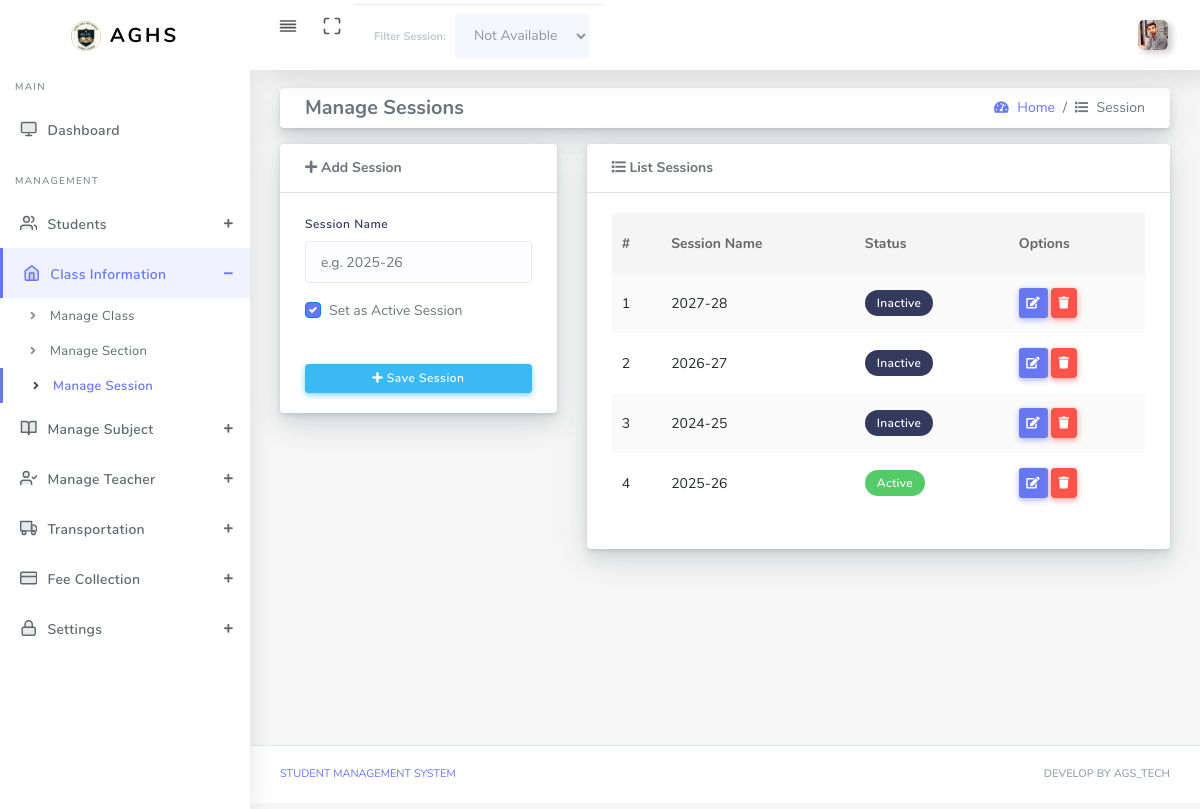
/manage-session.php (signed in), run on the app's committed database.
### tables this page shows
CREATE TABLE `school_settings` (
  `id` int(11) NOT NULL DEFAULT 1,
  `school_name` varchar(255) NOT NULL,
  `address` text DEFAULT NULL,
  `contact` varchar(20) DEFAULT NULL,
  `logo` varchar(255) DEFAULT NULL,
  `updated_at` timestamp NOT NULL DEFAULT current_timestamp() ON UPDATE current_timestamp(),
  PRIMARY KEY (`id`)
);

CREATE TABLE `academic_sessions` (
  `id` int(11) NOT NULL AUTO_INCREMENT,
  `session_name` varchar(50) NOT NULL,
  `is_active` tinyint(1) DEFAULT 0,
  PRIMARY KEY (`id`)
);

### manage-session.php (the view, shortened to what this page needs)
<?php
require_once 'auth.php';
$stmt_s = $pdo->query("SELECT * FROM academic_sessions ORDER BY id DESC");
$sessions_list = $stmt_s->fetchAll();
?>
<!DOCTYPE html>
<html lang="en">
<head>
  <link rel="stylesheet" href="assets/css/app.min.css">
  <link rel="stylesheet" href="assets/bundles/datatables/datatables.min.css">
  <link rel="stylesheet" href="assets/bundles/datatables/DataTables-1.10.16/css/dataTables.bootstrap4.min.css">
  <link rel="stylesheet" href="assets/css/style.css">
  <link rel="stylesheet" href="assets/css/components.css">
    <link rel="stylesheet" href="assets/css/custom.css">
</head>
<body>
  <div id="app">
    <div class="main-wrapper main-wrapper-1">
      <div class="navbar-bg"></div>
      <?php include 'include/navbar.php'; ?>
      <div class="main-sidebar sidebar-style-2">
        <?php include 'include/asidebar.php'; ?>
      </div>
      <div class="main-content">
        <section class="section">
          <div class="section-body">
            <div class="row bg-title">
              <div class="col-12">
                <div class="card mb-3">
                  <div class="card-body py-2 b-0">
                    <div class="d-flex flex-wrap align-items-center justify-content-between">
                      <div class="mb-2 mb-md-0">
                        <h5 class="page-title mb-0">Manage Sessions</h5>
                      </div>
                      <div>
                        <nav aria-label="breadcrumb">
                          <ol class="breadcrumb mb-0 bg-transparent p-0">
                            <li class="breadcrumb-item"><a href="#"><i class="fas fa-tachometer-alt"></i> Home</a></li>
                            <li class="breadcrumb-item active"><i class="fas fa-list"></i> Session</li>
                          </ol>
                        </nav>
                      </div>
                    </div>
                  </div>
                </div>
              </div>
            </div>
            <div class="row">
              <div class="col-sm-4">
                <div class="card">
                  <div class="card-header border-bottom">
                    <p class="mb-0 font-weight-bold"><i class="fa fa-plus"></i>&nbsp;Add Session</p>
                  </div>
                  <form method="POST" class="needs-validation" novalidate="">
                    <div class="card-body">
                      <div class="form-group">
                        <label>Session Name</label>
                        <input type="text" name="s_name" class="form-control" placeholder="e.g. 2025-26" required>
                      </div>
                      <div class="form-group mb-0">
                        <div class="custom-control custom-checkbox">
                          <label class="custom-control-label" for="is_active">Set as Active Session</label>
                        </div>
                      </div>
                    </div>
                    <div class="card-footer text-center">
                      <button type="submit" name="btn_save" class="btn btn-info btn-block btn-rounded btn-sm">
                        <i class="fa fa-plus"></i>&nbsp;Save Session
                      </button>
                    </div>
                  </form>
                </div>
              </div>
              <div class="col-sm-8">
                <div class="card">
                  <div class="card-header border-bottom">
                    <p class="mb-0 font-weight-bold transform-uppercase"> <i class="fa fa-list"></i>&nbsp;List Sessions</p>
                  </div>
                  <div class="card-body">
                    <div class="table-responsive">
                      <table class="table table-striped table-hover" id="tableExport" style="width:100%;">
                        <thead>
                          <tr>
                            <th>#</th>
                            <th>Session Name</th>
                            <th>Status</th>
                            <th>Options</th>
                          </tr>
                        </thead>
                        <tbody>
                          <?php $count = 1;
                          foreach ($sessions_list as $row) { ?>
                            <tr>
                              <td><?= $count++ ?></td>
                              <td><?= htmlspecialchars($row['session_name']) ?></td>
                              <td>
                                <?= $row['is_active'] == 1 ? '<span class="badge badge-success">Active</span>' : '<span class="badge badge-secondary">Inactive</span>' ?>
                              </td>
                              <td>
                                <button class="btn btn-sm btn-primary editBtn"
                                  data-id="<?= $row['id'] ?>"
                                  data-name="<?= $row['session_name'] ?>"
                                  data-active="<?= $row['is_active'] ?>">
                                  <i class="fa fa-edit"></i>
                                </button>
                                <button class="btn btn-sm btn-danger deleteBtn" data-id="<?= $row['id'] ?>">
                                  <i class="fa fa-trash"></i>
                                </button>
                              </td>
                            </tr>
                          <?php } ?>
                        </tbody>
                      </table>
                    </div>
                  </div>
                </div>
              </div>
            </div>
          </div>
        </section>
      </div>
      <?php include 'include/footer.php'; ?>
    </div>
  </div>
</body>
</html>

### include/navbar.php (shortened to what this page needs)
<?php
if (isset($_SESSION['admin_id'])) {
    $admin_id = $_SESSION['admin_id'];
    $st_admin = $pdo->prepare("SELECT full_name, profile_pic FROM admins WHERE id = ?");
    $st_admin->execute([$admin_id]);
    $admin_data = $st_admin->fetch(PDO::FETCH_ASSOC);
    $display_pic = (!empty($admin_data['profile_pic']) && file_exists('uploads/' . $admin_data['profile_pic']))
                   ? 'uploads/' . $admin_data['profile_pic']
                   : 'assets/img/user.png';
} else {
    $display_name = "Admin";
    $display_pic = "assets/img/user.png";
}
?>
<nav class="navbar navbar-expand-lg main-navbar sticky">
    <div class="form-inline mr-auto">
        <ul class="navbar-nav mr-3">
            <li><a href="#" data-toggle="sidebar" class="nav-link nav-link-lg collapse-btn"> <i data-feather="align-justify"></i></a></li>
            <li class="d-none d-md-block"><a href="#" class="nav-link nav-link-lg fullscreen-btn">
                <i data-feather="maximize"></i>
            </a></li>
            <li>
                <?php
                $current_page = basename($_SERVER['PHP_SELF']);
                ?>
                <?php if ($current_page == 'dashboard.php'): ?>
                    <div class="card-footer bg-white py-2 d-flex justify-content-end" style="border-radius: 0 0 15px 15px;">
                        <form method="GET" class="form-inline">
                            <span class=" d-none d-md-block mr-2 font-weight-bold small text-dark">Filter Session:</span>
                            <select name="session_id" class="form-control form-control-sm select2" onchange="this.form.submit()">
                                <option value="all" <?= (isset($f_sess) && $f_sess == 'all' ? 'selected' : '') ?>>All Sessions</option>
                                <?php
                                if (isset($sessions)) {
                                    foreach ($sessions as $s) {
                                        echo "<option value='{$s['id']}' " . (isset($f_sess) && $f_sess == $s['id'] ? 'selected' : '') . ">{$s['session_name']}</option>";
                                    }
                                }
                                ?>
                            </select>
                        </form>
                    </div>
                <?php else: ?>
                    <div class="align-items-baseline bg-white card-footer d-flex justify-content-end py-2" style="border-radius: 0 0 15px 15px; opacity: 0.6;">
                        <span class="d-none d-md-block mr-2 font-weight-bold small text-muted">Filter Session:</span>
                        <select class="form-control form-control-sm" disabled>
                            <option>Not Available</option>
                        </select>
                    </div>
                <?php endif; ?>
            </li>
        </ul>
    </div>
    <ul class="navbar-nav navbar-right">
        <li class="dropdown">
            <a href="#" data-toggle="dropdown" class="nav-link dropdown-toggle nav-link-lg nav-link-user">
                <img alt="image" src="<?= $display_pic ?>" class="user-img-radious-style" style="width:30px; height:30px; object-fit:cover;">
            </a>
        </li>
    </ul>
</nav>

### include/asidebar.php (shortened to what this page needs)
<?php
$current_page = basename($_SERVER['PHP_SELF']);
?>
<?php
$school_settings = $pdo->query("SELECT * FROM school_settings LIMIT 1")->fetch(PDO::FETCH_ASSOC);
$sch_logo    = (!empty($school_settings['logo']) && file_exists('uploads/' . $school_settings['logo']))
  ? 'uploads/' . $school_settings['logo']
  : 'assets/img/agslogo.png';
?>
<aside id="sidebar-wrapper">
  <div class="sidebar-brand">
    <a href="dashboard.php">
      <img alt="image" src="<?= $sch_logo ?>" class="header-logo" />
      <span class="logo-name">AGHS</span>
    </a>
  </div>
  <ul class="sidebar-menu">
    <li class="menu-header">Main</li>
    <li class="<?= ($current_page == 'dashboard.php') ? 'active' : '' ?>">
      <a href="dashboard.php" class="nav-link"><i data-feather="monitor"></i><span>Dashboard</span></a>
    </li>
    <li class="menu-header">Management</li>
    <?php
    $student_pages = ['student-registration-form.php', 'student-list.php', 'promotion_detain.php', 'passout_drop.php', 'print_certificate.php', 'add-bulk-student.php'];
    $is_student_active = in_array($current_page, $student_pages);
    ?>
    <li class="dropdown <?= $is_student_active ? 'active' : '' ?>">
      <a href="#" class="menu-toggle nav-link has-dropdown"><i data-feather="users"></i><span>Students</span></a>
    </li>
    <?php
    $class_pages = ['manage-class.php', 'manage-section.php', 'manage-session.php'];
    $is_class_active = in_array($current_page, $class_pages);
    ?>
    <li class="dropdown <?= $is_class_active ? 'active' : '' ?>">
      <a href="#" class="menu-toggle nav-link has-dropdown"><i data-feather="home"></i><span>Class Information</span></a>
      <ul class="dropdown-menu" style="<?= $is_class_active ? 'display: block;' : '' ?>">
        <li class="<?= ($current_page == 'manage-class.php') ? 'active' : '' ?>"><a class="nav-link" href="manage-class.php">Manage Class</a></li>
        <li class="<?= ($current_page == 'manage-section.php') ? 'active' : '' ?>"><a class="nav-link" href="manage-section.php">Manage Section</a></li>
        <li class="<?= ($current_page == 'manage-session.php') ? 'active' : '' ?>"><a class="nav-link" href="manage-session.php">Manage Session</a></li>
      </ul>
    </li>
    <?php
    $subject_pages = ['add-subject.php', 'subject-group.php'];
    $is_subject_active = in_array($current_page, $subject_pages);
    ?>
    <li class="dropdown <?= $is_subject_active ? 'active' : '' ?>">
      <a href="#" class="menu-toggle nav-link has-dropdown"><i data-feather="book-open"></i><span>Manage Subject</span></a>
    </li>
    <?php
    $is_teacher_active = ($current_page == 'add-teacher.php');
    ?>
    <li class="dropdown <?= $is_teacher_active ? 'active' : '' ?>">
      <a href="#" class="menu-toggle nav-link has-dropdown"><i data-feather="user-check"></i><span>Manage Teacher</span></a>
    </li>
    <?php
    $transport_pages = ['transport.php', 'manage-route.php', 'manage-vehicle.php'];
    $is_transport_active = in_array($current_page, $transport_pages);
    ?>
    <li class="dropdown <?= $is_transport_active ? 'active' : '' ?>">
      <a href="#" class="menu-toggle nav-link has-dropdown"><i data-feather="truck"></i><span>Transportation</span></a>
    </li>
    <?php
    $fee_pages = ['fee-type.php', 'pay-fee.php', 'manage-fee-record.php', 'discount-type.php'];
    $is_fee_active = in_array($current_page, $fee_pages);
    ?>
    <li class="dropdown <?= $is_fee_active ? 'active' : '' ?>">
      <a href="#" class="menu-toggle nav-link has-dropdown"><i data-feather="credit-card"></i><span>Fee Collection</span></a>
    </li>
    <?php
    $auth_pages = ['view_logs.php', 'register_admin.php', 'settings.php'];
    $is_auth_active = in_array($current_page, $auth_pages);
    ?>
    <li class="dropdown <?= $is_auth_active ? 'active' : '' ?>">
      <a href="#" class="menu-toggle nav-link has-dropdown"><i data-feather="lock"></i><span>Settings</span></a>
    </li>
  </ul>
</aside>

### include/asidebar.php (style rules this page uses)
.sidebar-menu .dropdown-menu li.active a { color: #6777ef !important; background-color: #f0f3ff !important; font-weight: 600 !important; }
.sidebar-menu li.active>a { border-left: 3px solid #6777ef !important; color: #6777ef !important; }

### data on the page
school_settings: logo (picture)
academic_sessions: session_name "2027-28", is_active "Inactive"
academic_sessions: session_name "2026-27", is_active "Inactive"
academic_sessions: session_name "2024-25", is_active "Inactive"
academic_sessions: session_name "2025-26", is_active "Active"
